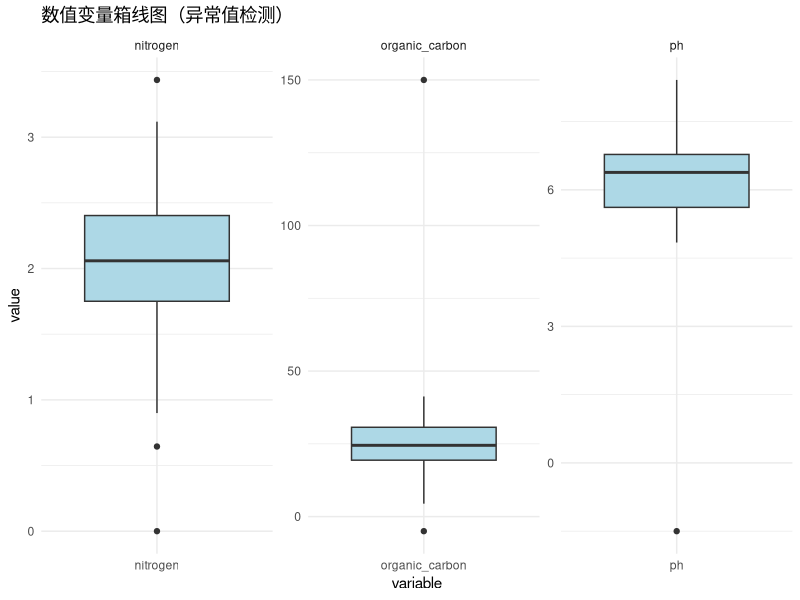

Here is the R script that generated this plot: (Note: this script raises an error after producing the figure.)
## ---- chunk 1
library(tidyverse)
library(lubridate)
## ---- chunk 2
set.seed(2027)

soil_raw <- tibble(
  site_id = rep(paste0("S", sprintf("%02d", 1:20)), each = 3),
  depth = rep(c("0-10", "10-20", "20-30"), 20),
  ph = c(rnorm(58, 6.2, 0.8), NA, -1.5),                    # 含缺失值和异常值
  organic_carbon = c(rnorm(55, 25, 8), NA, NA, NA, 150, -5), # 含缺失值和异常值
  nitrogen = c(rnorm(57, 2.1, 0.6), NA, NA, 0),
  texture = c(rep("clay", 15), rep("loam", 15), rep("sand", 15),
              "Clay", "LOAM", " sand ", "clay ", "loam",      # 格式不一致
              rep("clay", 5), rep("loam", 5)),
  date = c(rep("2027-03-15", 30), rep("2027/03/16", 15),     # 日期格式不一致
           rep("15-Mar-2027", 10), rep("2027-03-17", 5))
)

# 添加重复行
soil_raw <- bind_rows(soil_raw, soil_raw[c(1, 1, 5), ])

head(soil_raw, 10)
dim(soil_raw)
## ---- chunk 3
# 数据维度
dim(soil_raw)

# 数据结构
str(soil_raw)

# 描述性统计
summary(soil_raw)

# 每列缺失值数量
colSums(is.na(soil_raw))
## ---- chunk 4
# 检查重复行
sum(duplicated(soil_raw))

# 查看重复的行
soil_raw[duplicated(soil_raw), ]

# 去除重复行
soil <- soil_raw |>
  distinct()

cat("去重前:", nrow(soil_raw), "行\n")
cat("去重后:", nrow(soil), "行\n")
## ---- chunk 5
# 箱线图识别异常值
soil |>
  select(where(is.numeric)) |>
  pivot_longer(everything(), names_to = "variable", values_to = "value") |>
  ggplot(aes(x = variable, y = value)) +
  geom_boxplot(fill = "lightblue") +
  facet_wrap(~variable, scales = "free") +
  labs(title = "数值变量箱线图（异常值检测）") +
  theme_minimal()
## ---- chunk 6
# 用 IQR 方法检测异常值
detect_outliers <- function(x) {
  q1 <- quantile(x, 0.25, na.rm = TRUE)
  q3 <- quantile(x, 0.75, na.rm = TRUE)
  iqr <- q3 - q1
  lower <- q1 - 1.5 * iqr
  upper <- q3 + 1.5 * iqr
  x < lower | x > upper
}

# 检测各列异常值
soil |>
  summarise(
    ph_outliers = sum(detect_outliers(ph), na.rm = TRUE),
    oc_outliers = sum(detect_outliers(organic_carbon), na.rm = TRUE),
    n_outliers = sum(detect_outliers(nitrogen), na.rm = TRUE)
  )
## ---- chunk 7
# 查看异常值
soil |>
  filter(detect_outliers(ph) | detect_outliers(organic_carbon)) |>
  select(site_id, depth, ph, organic_carbon)

# 将不合理的值替换为 NA（pH 不可能为负数，有机碳不可能为 150 或负数）
soil_clean <- soil |>
  mutate(
    ph = if_else(ph < 0 | ph > 14, NA_real_, ph),
    organic_carbon = if_else(organic_carbon < 0 | organic_carbon > 100, NA_real_, organic_carbon),
    nitrogen = if_else(nitrogen < 0, NA_real_, nitrogen)
  )
## ---- chunk 8
# 每列缺失值统计
soil_clean |>
  summarise(across(everything(), ~sum(is.na(.)))) |>
  pivot_longer(everything(), names_to = "variable", values_to = "n_missing") |>
  filter(n_missing > 0)
## ---- chunk 9
# 简单的缺失值热力图
soil_clean |>
  mutate(row = row_number()) |>
  pivot_longer(-row, names_to = "variable", values_to = "value") |>
  mutate(is_missing = is.na(value)) |>
  ggplot(aes(x = variable, y = row, fill = is_missing)) +
  geom_tile() +
  scale_fill_manual(values = c("grey90", "red"), labels = c("有值", "缺失")) +
  labs(title = "缺失值分布", x = "", y = "行号", fill = "") +
  theme_minimal()
## ---- chunk 10
# 方法1：删除含缺失值的行
soil_complete <- soil_clean |> drop_na()
cat("删除缺失后:", nrow(soil_complete), "行\n")

# 方法2：用中位数填充数值型缺失值（异常值已移除，中位数更可靠）
soil_clean <- soil_clean |>
  mutate(
    ph = replace_na(ph, median(ph, na.rm = TRUE)),
    organic_carbon = replace_na(organic_carbon, median(organic_carbon, na.rm = TRUE)),
    nitrogen = replace_na(nitrogen, median(nitrogen, na.rm = TRUE))
  )
## ---- chunk 11
# 查看 texture 列的唯一值
unique(soil_clean$texture)

# 统一格式：去空格、转小写
soil_clean <- soil_clean |>
  mutate(
    texture = texture |>
      str_trim() |>          # 去除首尾空格
      str_to_lower()         # 转为小写
  )

unique(soil_clean$texture)
## ---- chunk 12
# 查看日期格式
unique(soil_clean$date)

# 使用 lubridate 统一日期格式
soil_clean <- soil_clean |>
  mutate(
    date = parse_date_time(date, orders = c("ymd", "y/m/d", "d-b-Y")) |>
      as.Date()
  )

unique(soil_clean$date)
class(soil_clean$date)
## ---- chunk 13
# 将 texture 转为因子
soil_clean <- soil_clean |>
  mutate(
    texture = factor(texture, levels = c("sand", "loam", "clay")),
    depth = factor(depth, levels = c("0-10", "10-20", "20-30"), ordered = TRUE)
  )

str(soil_clean)
## ---- chunk 14
soil_final <- soil_raw |>
  # 1. 去重
  distinct() |>
  # 2. 统一字符串格式
  mutate(
    texture = texture |> str_trim() |> str_to_lower()
  ) |>
  # 3. 统一日期格式
  mutate(
    date = parse_date_time(date, orders = c("ymd", "y/m/d", "d-b-Y")) |> as.Date()
  ) |>
  # 4. 处理不合理的值（异常值 → NA）
  mutate(
    ph = if_else(ph < 0 | ph > 14, NA_real_, ph),
    organic_carbon = if_else(organic_carbon < 0 | organic_carbon > 100, NA_real_, organic_carbon),
    nitrogen = if_else(nitrogen < 0, NA_real_, nitrogen)
  ) |>
  # 5. 填充缺失值（中位数，此时异常值已移除，统计量更准确）
  mutate(
    ph = replace_na(ph, median(ph, na.rm = TRUE)),
    organic_carbon = replace_na(organic_carbon, median(organic_carbon, na.rm = TRUE)),
    nitrogen = replace_na(nitrogen, median(nitrogen, na.rm = TRUE))
  ) |>
  # 6. 转换数据类型
  mutate(
    texture = factor(texture, levels = c("sand", "loam", "clay")),
    depth = factor(depth, levels = c("0-10", "10-20", "20-30"), ordered = TRUE)
  )

# 验证
summary(soil_final)
## ---- chunk 15
# 构建对比报告
report <- tibble(
  指标 = c("总行数", "重复行数", "缺失值总数", "pH 异常值", "有机碳异常值", "氮异常值",
           "日期格式数", "texture 类别数"),
  清洗前 = c(
    nrow(soil_raw),
    sum(duplicated(soil_raw)),
    sum(is.na(soil_raw)),
    sum(soil_raw$ph < 0 | soil_raw$ph > 14, na.rm = TRUE),
    sum(soil_raw$organic_carbon < 0 | soil_raw$organic_carbon > 100, na.rm = TRUE),
    sum(soil_raw$nitrogen < 0, na.rm = TRUE),
    length(unique(soil_raw$date)),
    length(unique(soil_raw$texture))
  ),
  清洗后 = c(
    nrow(soil_final),
    sum(duplicated(soil_final)),
    sum(is.na(soil_final)),
    sum(soil_final$ph < 0 | soil_final$ph > 14, na.rm = TRUE),
    sum(soil_final$organic_carbon < 0 | soil_final$organic_carbon > 100, na.rm = TRUE),
    sum(soil_final$nitrogen < 0, na.rm = TRUE),
    length(unique(soil_final$date)),
    length(unique(as.character(soil_final$texture)))
  )
)

report
